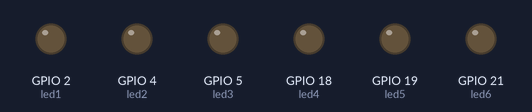
A program run on a simulated ESP32 board running MicroPython. On the bench: output pins drawn as LEDs (lit = HIGH). WiFi joins after 1.5 s; what the program prints to the serial console is not drawn.

Above: at 0.1 s.
At 6.6 s:
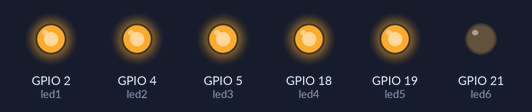
Timing chart, 0 to 8.1 s (numbered marks = the images above):
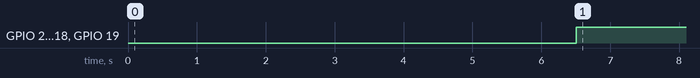

The program:

esp32-prueba-wifi.py
```python
import network
import machine
import time

# Configuración WiFi
SSID = "motog35"        # Cambia por tu red WiFi
PASSWORD = "12345678"   # Cambia por tu contraseña

# Configurar pines de LEDs
led1 = machine.Pin(2, machine.Pin.OUT)   # Verde 1
led2 = machine.Pin(4, machine.Pin.OUT)   # Verde 2
led3 = machine.Pin(5, machine.Pin.OUT)   # Verde 3
led4 = machine.Pin(18, machine.Pin.OUT)  # Amarillo 4
led5 = machine.Pin(19, machine.Pin.OUT)  # Rojo 5
led6 = machine.Pin(21, machine.Pin.OUT)  # Rojo 6

# Lista de LEDs para fácil manejo
leds = [led1, led2, led3, led4, led5, led6]

def apagar_todos_leds():
    """Apaga todos los LEDs"""
    for led in leds:
        led.off()

def encender_leds(cantidad):
    """Enciende la cantidad especificada de LEDs"""
    apagar_todos_leds()
    for i in range(min(cantidad, len(leds))):
        leds[i].on()

def calcular_leds_por_rssi(rssi):
    """Calcula cuántos LEDs encender según el RSSI"""
    if rssi >= -50:
        return 6  # Excelente
    elif rssi >= -60:
        return 5  # Buena
    elif rssi >= -70:
        return 4  # Aceptable
    elif rssi >= -80:
        return 3  # Débil
    elif rssi >= -90:
        return 2  # Muy débil
    else:
        return 1  # Prácticamente inutilizable

def obtener_clasificacion(rssi):
    """Obtiene la clasificación textual de la señal"""
    if rssi >= -50:
        return "Excelente"
    elif rssi >= -60:
        return "Buena"
    elif rssi >= -70:
        return "Aceptable"
    elif rssi >= -80:
        return "Débil"
    elif rssi >= -90:
        return "Muy débil"
    else:
        return "Prácticamente inutilizable"

def crear_barras_visuales(leds_encendidos):
    """Crea representación visual con caracteres"""
    barras = ""
    for i in range(6):
        if i < leds_encendidos:
            barras += "█"
        else:
            barras += "░"
    return barras

def conectar_wifi():
    """Conecta a la red WiFi con manejo robusto de errores"""
    try:
        # Desactivar WiFi primero (limpia estado)
        wlan = network.WLAN(network.STA_IF)
        wlan.active(False)
        time.sleep(1)

        # Activar WiFi
        wlan.active(True)
        time.sleep(2)

        # Verificar si ya está conectado
        if wlan.isconnected():
            print("Ya conectado a WiFi")
            print(f"IP: {wlan.ifconfig()[0]}")
            return wlan

        print("Conectando a WiFi...")
        print(f"Red: {SSID}")

        # Conectar con reintentos
        for intento in range(3):
            try:
                wlan.connect(SSID, PASSWORD)

                # Esperar conexión
                contador = 0
                while not wlan.isconnected() and contador < 20:
                    print(".", end="")
                    time.sleep(0.5)
                    contador += 1

                print()  # Nueva línea

                if wlan.isconnected():
                    print("WiFi conectado!")
                    print(f"IP: {wlan.ifconfig()[0]}")
                    print(f"Gateway: {wlan.ifconfig()[2]}")
                    return wlan
                else:
                    print(f"Intento {intento + 1} falló")
                    if intento < 2:
                        time.sleep(2)

            except Exception as e:
                print(f"Error en intento {intento + 1}: {e}")
                time.sleep(2)

        print("Error: No se pudo conectar a WiFi después de 3 intentos")
        return None

    except Exception as e:
        print(f"Error crítico de WiFi: {e}")
        return None

def main():
    """Función principal"""
    print("=== Indicador de Señal WiFi con LEDs ===")

    # Apagar todos los LEDs al inicio
    apagar_todos_leds()

    # Pequeña pausa para estabilizar
    time.sleep(2)

    # Conectar a WiFi
    wlan = conectar_wifi()

    if wlan is None:
        print("Sin conexión WiFi - Mostrando error con LEDs")
        # Parpadear LED 1 para indicar error
        for i in range(6):
            led1.on()
            time.sleep(0.3)
            led1.off()
            time.sleep(0.3)
        return

    print("Iniciando monitoreo de señal...")
    print("Presiona Ctrl+C para detener")

    try:
        while True:
            try:
                if wlan.isconnected():
                    # Obtener RSSI (intensidad de señal)
                    rssi = wlan.status('rssi')

                    # Calcular LEDs a encender
                    leds_encendidos = calcular_leds_por_rssi(rssi)

                    # Encender LEDs correspondientes
                    encender_leds(leds_encendidos)

                    # Mostrar información en consola
                    clasificacion = obtener_clasificacion(rssi)
                    barras = crear_barras_visuales(leds_encendidos)

                    print(f"RSSI: {rssi} dBm - {clasificacion} [{barras}] {leds_encendidos}/6 LEDs")

                else:
                    print("WiFi desconectado - Reintentando...")
                    apagar_todos_leds()
                    time.sleep(1)
                    wlan = conectar_wifi()

            except Exception as e:
                print(f"Error en bucle principal: {e}")
                time.sleep(2)
                continue

            time.sleep(2)  # Actualizar cada 2 segundos

    except KeyboardInterrupt:
        print("\nDeteniendo programa...")
        apagar_todos_leds()
        print("LEDs apagados - Programa terminado")
    except Exception as e:
        print(f"Error crítico: {e}")
        apagar_todos_leds()

# Ejecutar programa principal
if __name__ == "__main__":
    main()
```

Measured:
- by itself, GPIO 2 (led1), GPIO 4 (led2), GPIO 5 (led3), GPIO 18 (led4), GPIO 19 (led5): LOW → HIGH at 6.5 s
